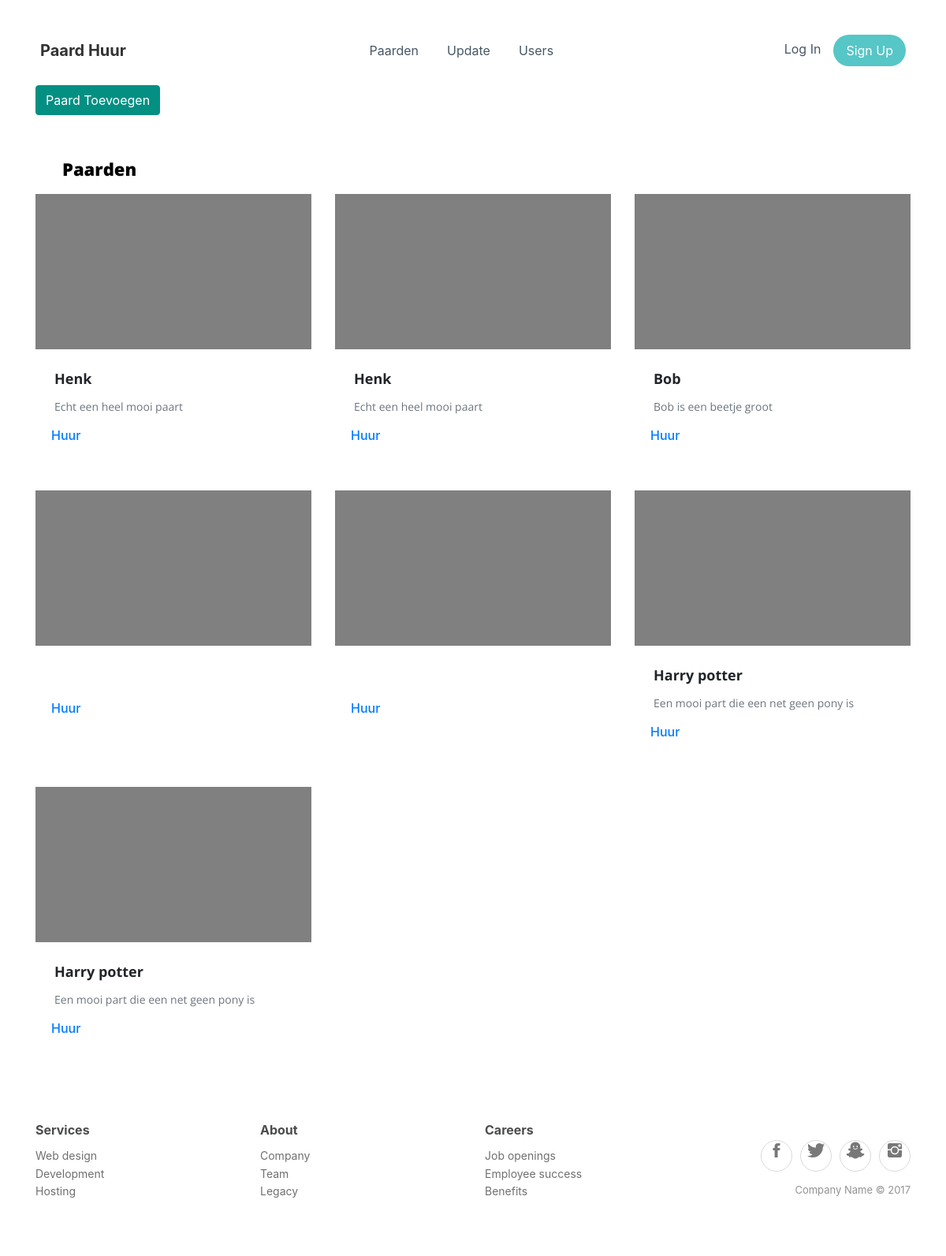
The app's page /paard/huur with its own data.
### tables this page shows
CREATE TABLE IF NOT EXISTS `huur` (
  `huurID` int(11) NOT NULL,
  `naam` varchar(255) DEFAULT NULL,
  `image` varchar(255) DEFAULT NULL,
  `discription` varchar(255) DEFAULT NULL,
  `lengte` int(11) DEFAULT NULL,
  `verhuurd` tinyint(1) DEFAULT NULL,
  `pony` tinyint(1) DEFAULT NULL,
  `tijd` int(11) DEFAULT NULL,
  `ras` varchar(255) DEFAULT NULL
);

### controller/PaardController.php (called while the page is built, shortened)
<?php
require(ROOT . "model/HorseModel.php");
function huur()
{
    $paarden = getAllHorses();
    render('paard/huur', $paarden);
}

### public/index.php (called while the page is built, shortened)
<?php
require(ROOT . "core/route.php");
require(ROOT . "core/core.php");
route();

### model/HorseModel.php (called while the page is built, shortened)
<?php
function getAllHorses()
{
	try {
		$conn=openDatabaseConnection();
		$stmt = $conn->prepare("SELECT * FROM huur");
		$stmt->execute();
		$result = $stmt->fetchAll();
	}
	catch(PDOException $e){
		echo "Connection failed: " . $e->getMessage();
	}
	return $result;
}

### view/paard/huur.php (the view, shortened to what this page needs)
<?php
    $paardArray = getAllHorses();
?>
<div class="container">
            <a class="btn btn-primary" href="<?=URL?>paard/paardAdd" role="button">Paard Toevoegen</a>
            <h2 style="margin-top:52px;margin-left:34px;font-family:'Open Sans', sans-serif;font-size:22px;font-weight:800;line-height:32px;color:rgb(0,0,0);">Paarden</h2>
            <div class="row">
                <?php
                    foreach($paardArray as $paard)
                    {
                ?>
                <div class="col-md-4 cust_blogteaser" style="padding-bottom:20px;margin-bottom:32px;"><a href="#"><img class="img-fluid" style="height:auto;" src="<?=URL?>images/fillGray.jpg"></a>
                    <h3 style="text-align:left;margin-top:20px;font-family:'Open Sans', sans-serif;font-size:18px;margin-right:0;margin-left:24px;line-height:34px;letter-spacing:0px;font-style:normal;font-weight:bold;"><?= $paard['naam'] ?><br></h3>
                    <p class="text-secondary" style="text-align:left;font-size:14px;font-family:'Open Sans', sans-serif;line-height:22px;color:rgb(9,9,10);margin-left:24px;"><?= $paard['discription'] ?></p>
                    <a class="h4" href="#">
                        <h6 style="margin-left: 20px;">Huur</h6>
                    </a>
                </div>
                <?php
                    }
                ?>
            </div>
        </div>

### core/route.php (shortened to what this page needs)
<?php
function route()
{
	$url = splitUrl();
	if (!$url['controller']) {
		require(ROOT . 'controller/' . DEFAULT_CONTROLLER . 'Controller.php');
		call_user_func('index');
	} elseif (file_exists(ROOT . 'controller/' . $url['controller'] . '.php')) {
		if (function_exists($url['action'])) {
			if ($url['params']) {
				call_user_func_array($url['action'], $url['params']);
			} else {
				call_user_func($url['action']);
			}
		} else {
			require(ROOT . 'controller/ErrorController.php');
			call_user_func('error_404');
		}
	} else {
		require(ROOT . 'controller/ErrorController.php');
		call_user_func('error_404');
	}
}
function splitUrl()
{
	if (isset($_GET['url'])) {
		$tmp_url = trim($_GET['url'], "/");
		$tmp_url = filter_var($tmp_url, FILTER_SANITIZE_URL);
		$tmp_url = explode("/", $tmp_url);
		$url['controller'] = isset($tmp_url[0]) ? ucwords($tmp_url[0] . 'Controller') : null;
		$url['action'] = isset($tmp_url[1]) ? $tmp_url[1] : 'index';
		unset($tmp_url[0], $tmp_url[1]);
		$url['params'] = array_values($tmp_url);
		return $url;
	}
}

### core/core.php (shortened to what this page needs)
<?php
function render($filename, $data = null)
{
	if($filename == 'user/create' || $filename == 'user/logIn')
	{
		require(ROOT . 'view/' . $filename . '.php');
	}
	else
	{
		require(ROOT . 'view/templates/header.php');
		require(ROOT . 'view/' . $filename . '.php');
		require(ROOT . 'view/templates/footer.php');
	}
}

### view/templates/header.php (shortened to what this page needs)
<head>
    <link rel="stylesheet" href="<?=URL?>bootstrap/css/bootstrap.min.css">
    <link rel="stylesheet" href="<?=URL?>fonts/font-awesome.min.css">
    <link rel="stylesheet" href="<?=URL?>fonts/ionicons.min.css">
    <link rel="stylesheet" href="<?=URL?>fonts/simple-line-icons.min.css">
    <link rel="stylesheet" href="<?=URL?>css/best-carousel-slide.css">
    <link rel="stylesheet" href="<?=URL?>css/cards.css">
    <link rel="stylesheet" href="<?=URL?>css/Features-Boxed.css">
    <link rel="stylesheet" href="<?=URL?>css/Footer-Clean.css">
    <link rel="stylesheet" href="https://cdnjs.cloudflare.com/ajax/libs/animate.css/3.5.2/animate.min.css">
    <link rel="stylesheet" href="<?=URL?>css/Login-Form-Clean-1.css">
    <link rel="stylesheet" href="<?=URL?>css/Login-Form-Clean.css">
    <link rel="stylesheet" href="<?=URL?>css/Navigation-with-Button.css">
    <link rel="stylesheet" href="<?=URL?>css/styles.css">
    <link rel="stylesheet" href="<?=URL?>css/sweetalert2.css">
    <link rel="stylesheet" href="<?=URL?>css/sweetalert2.min.css">
    <link rel="stylesheet" href="<?=URL?>css/Table-With-Search-1.css">
    <link rel="stylesheet" href="<?=URL?>css/Table-With-Search.css">
    <link rel="stylesheet" href="<?=URL?>css/Team-with-rotating-cards.css">
    <link rel="stylesheet" href="<?=URL?>css/Material-Inputs.css">
    <link rel="stylesheet" href="<?=URL?>css/Material-Inputs-1.css">
    <link rel="stylesheet" href="<?=URL?>css/Material-Inputs-2.css">
    <link rel="stylesheet" href="<?=URL?>css/Material-Inputs-3.css">
    <link rel="stylesheet" href="<?=URL?>css/Material-Inputs-4.css">
</head>
<div>
    <nav class="navbar navbar-light navbar-expand-md navigation-clean-button">
        <div class="container"><a class="navbar-brand" href="<?=URL?>home/index">Paard Huur</a>
            <div class="collapse navbar-collapse"
                id="navcol-1">
                <ul class="nav navbar-nav mx-auto">
                    <li class="nav-item" role="presentation"><a class="nav-link" href="<?=URL?>paard/huur">Paarden</a></li>
                    <li class="nav-item" role="presentation"><a class="nav-link" href="<?=URL?>home/update">Update</a></li>
                    <li class="nav-item" role="presentation"><a class="nav-link" href="<?=URL?>home/user">Users</a></li>
                </ul><span class="navbar-text actions"> <a class="login" href="<?=URL?>user/logIn">Log In</a><a class="btn btn-light action-button" role="button" href="<?=URL?>user/create">Sign Up</a></span></div>
        </div>
    </nav>
</div>
<!DOCTYPE html>
<html>
<body>

### view/templates/footer.php (shortened to what this page needs)
<div class="footer-clean">
        <footer>
            <div class="container">
                <div class="row justify-content-center">
                    <div class="col-sm-4 col-md-3 item">
                        <h3>Services</h3>
                        <ul>
                            <li><a href="#">Web design</a></li>
                            <li><a href="#">Development</a></li>
                            <li><a href="#">Hosting</a></li>
                        </ul>
                    </div>
                    <div class="col-sm-4 col-md-3 item">
                        <h3>About</h3>
                        <ul>
                            <li><a href="#">Company</a></li>
                            <li><a href="#">Team</a></li>
                            <li><a href="#">Legacy</a></li>
                        </ul>
                    </div>
                    <div class="col-sm-4 col-md-3 item">
                        <h3>Careers</h3>
                        <ul>
                            <li><a href="#">Job openings</a></li>
                            <li><a href="#">Employee success</a></li>
                            <li><a href="#">Benefits</a></li>
                        </ul>
                    </div>
                    <div class="col-lg-3 item social"><a href="#"><i class="icon ion-social-facebook"></i></a><a href="#"><i class="icon ion-social-twitter"></i></a><a href="#"><i class="icon ion-social-snapchat"></i></a><a href="#"><i class="icon ion-social-instagram"></i></a>
                        <p class="copyright">Company Name © 2017</p>
                    </div>
                </div>
            </div>
        </footer>
    </div>
</body>
</html>

### public/css/best-carousel-slide.css (style rules this page uses)
.btn.btn-primary { background-color: #048f83!important; border-color: #048f83!important; }
span { font-style: inherit; font-weight: inherit; }

### public/css/Footer-Clean.css (style rules this page uses)
.footer-clean { padding: 50px 0; background-color: #fff; color: #4b4c4d; }
.footer-clean h3 { margin-top: 0; margin-bottom: 12px; font-weight: bold; font-size: 16px; }
.footer-clean ul { padding: 0; list-style: none; line-height: 1.6; font-size: 14px; margin-bottom: 0; }
.footer-clean ul a { color: inherit; text-decoration: none; opacity: 0.8; }
.footer-clean .item.social { text-align: right; }
.footer-clean .item.social > a { font-size: 24px; width: 40px; height: 40px; line-height: 40px; display: inline-block; text-align: center; border-radius: 50%; border: 1px solid #ccc; margin-left: 10px; margin-top: 22px; color: inherit; opacity: 0.75; }
.footer-clean .copyright { margin-top: 14px; margin-bottom: 0; font-size: 13px; opacity: 0.6; }

### public/css/Navigation-with-Button.css (style rules this page uses)
.navigation-clean-button { background: #fff; padding-top: .75rem; padding-bottom: .75rem; color: #333; border-radius: 0; box-shadow: none; border: none; margin-bottom: 0; }
@media (min-width:768px) { .navigation-clean-button { padding-top: 1rem; padding-bottom: 1rem; } }
.navigation-clean-button .navbar-brand { font-weight: bold; color: inherit; }
.navigation-clean-button .navbar-collapse, .navigation-clean-button .form-inline { border-top-color: #ddd; }
.navigation-clean-button.navbar .navbar-nav .nav-link { padding-left: 18px; padding-right: 18px; }
.navigation-clean-button.navbar-light .navbar-nav .nav-link { color: #465765; }
.navigation-clean-button .actions .login { margin-right: 1rem; text-decoration: none; color: #465765; }
.navigation-clean-button .navbar-text .action-button, .navigation-clean-button .navbar-text .action-button:active, .navigation-clean-button .navbar-text .action-button:hover { background: #56c6c6; border-radius: 20px; font-size: inherit; color: #fff; box-shadow: none; border: none; text-shadow: none; padding: .5rem 1rem; transition: background-color 0.25s; font-size: inherit; }

### public/css/Material-Inputs-3.css (style rules this page uses)
body { padding: 20px; }

### records on screen
huur: naam "Henk", discription "Echt een heel mooi paart"
huur: naam "Henk", discription "Echt een heel mooi paart"
huur: naam "Bob", discription "Bob is een beetje groot"
huur: naam "Harry potter", discription "Een mooi part die een net geen pony is"
huur: naam "Harry potter", discription "Een mooi part die een net geen pony is"
